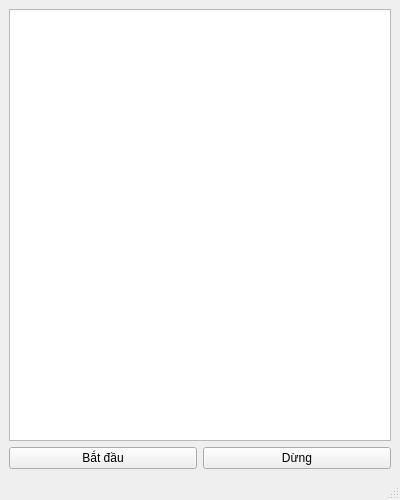
<?xml version="1.0" encoding="UTF-8"?>
<ui version="4.0">
 <class>MainWindow</class>
 <widget class="QMainWindow" name="MainWindow">
  <property name="geometry">
   <rect>
    <x>0</x>
    <y>0</y>
    <width>400</width>
    <height>500</height>
   </rect>
  </property>
  <property name="windowTitle">
   <string>Check Account</string>
  </property>
  <widget class="QWidget" name="centralwidget">
   <layout class="QVBoxLayout" name="verticalLayout">
    <item>
     <widget class="QListWidget" name="log">
      <property name="minimumSize">
       <size>
        <width>0</width>
        <height>400</height>
       </size>
      </property>
     </widget>
    </item>
    <item>
     <layout class="QHBoxLayout" name="horizontalLayout">
      <item>
       <widget class="QPushButton" name="run">
        <property name="text">
         <string>Bắt đầu</string>
        </property>
       </widget>
      </item>
      <item>
       <widget class="QPushButton" name="stop">
        <property name="text">
         <string>Dừng</string>
        </property>
       </widget>
      </item>
     </layout>
    </item>
   </layout>
  </widget>
  <widget class="QMenuBar" name="menubar">
   <property name="geometry">
    <rect>
     <x>0</x>
     <y>0</y>
     <width>400</width>
     <height>22</height>
    </rect>
   </property>
  </widget>
  <widget class="QStatusBar" name="statusbar"/>
 </widget>
 <resources/>
 <connections/>
</ui>
